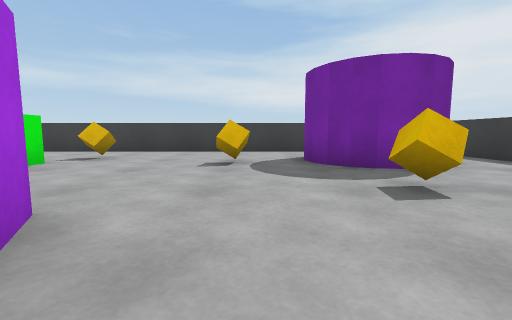
view 1 (above)

18 first-person views from a walk through a scene from a Unity 3-D project. The camera is 0.64 m above the floor, tilts 6° down and sees 90° across. The floor is counted in squares, 1 m on a side. Each view is taken from the middle of a square. On the plan, view 1 faces up. The plan holds only what a view shows up to about 9 squares ahead; the rest is blank. The player character is not drawn.

view 2
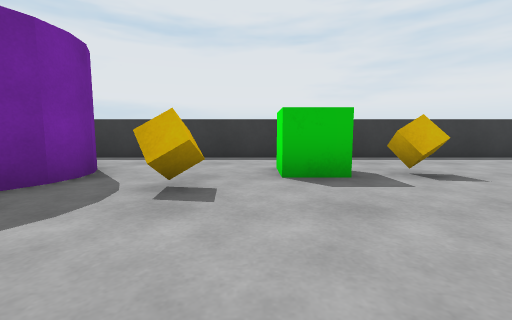

view 3
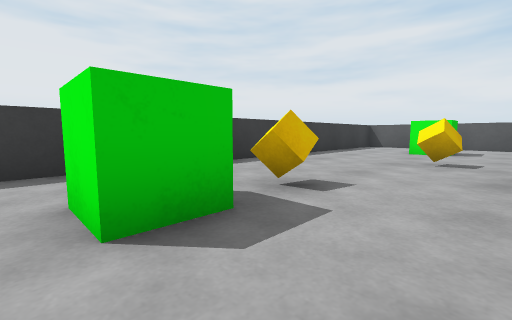

view 4
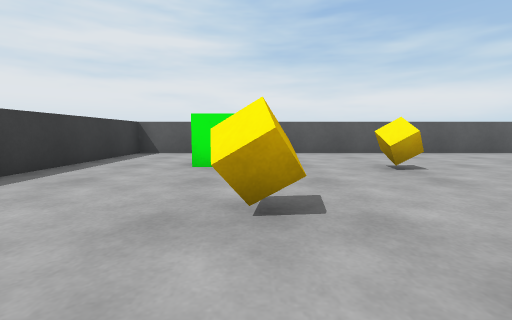

view 5
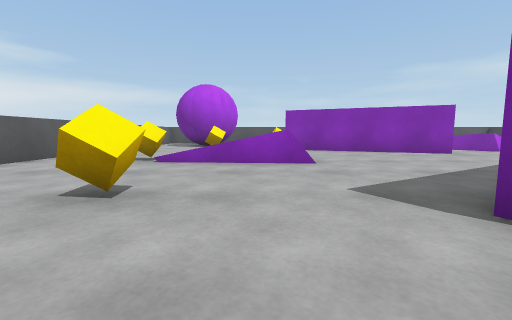

view 6
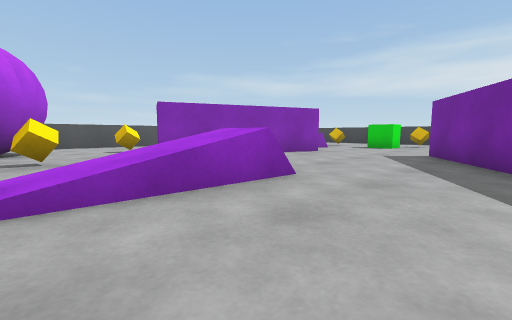

view 7
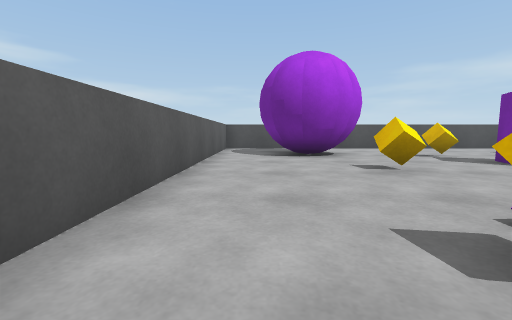

view 8
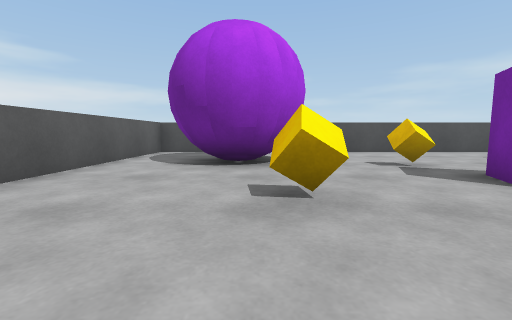

view 9
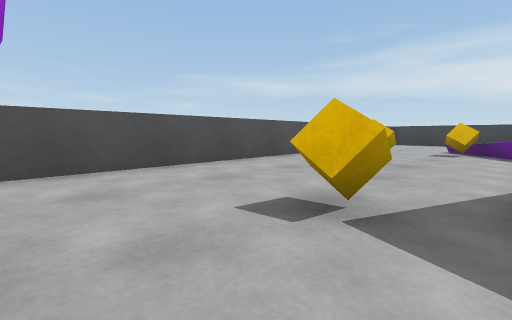

view 10
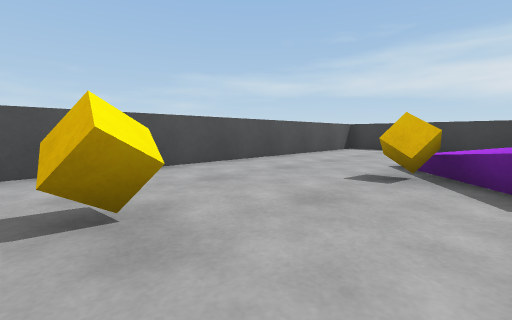

view 11
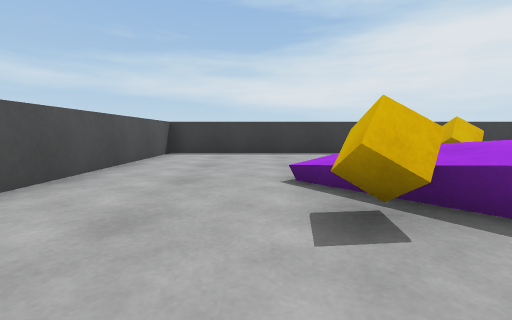

view 12
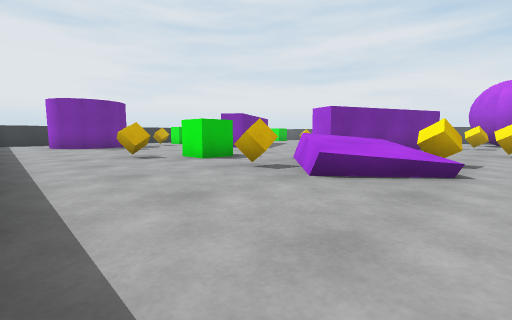

view 13
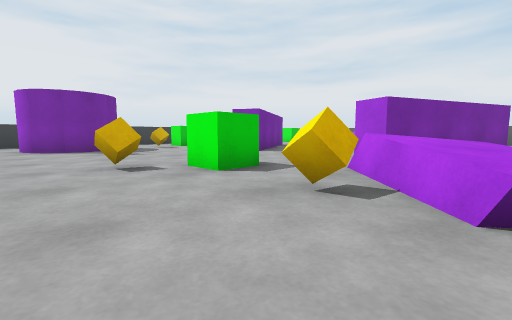

view 14
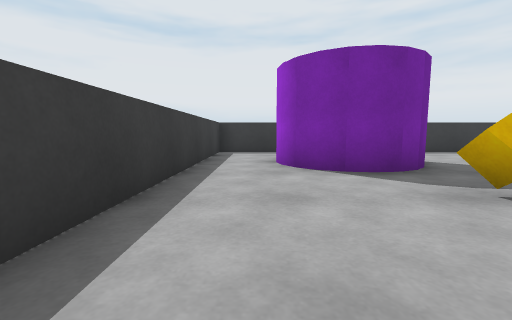

view 15
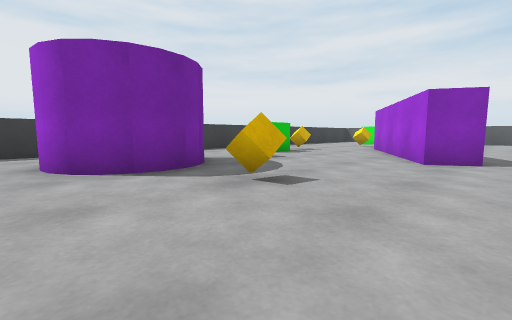

view 16
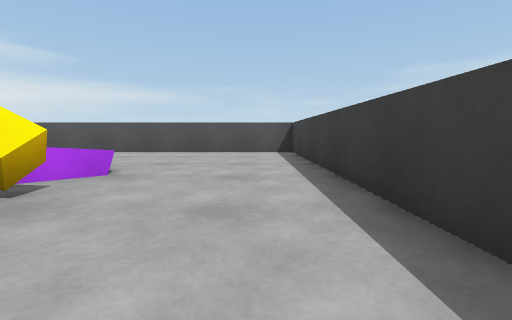

view 17
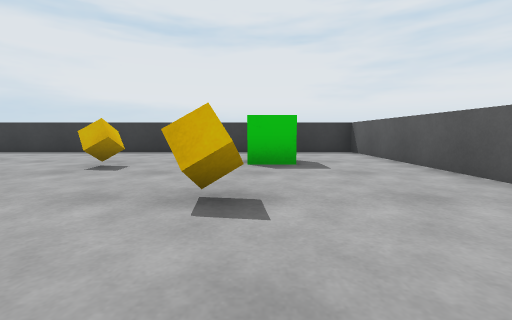

view 18
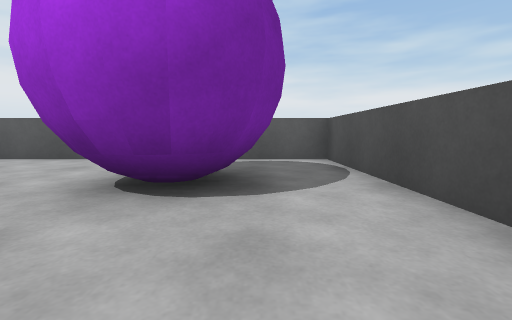

### Floor plan
Key: @ floor where view 1 was taken; # wall or solid block; x gap in a wall; . floor; / step, stairs or slope; = window, fence, low wall or low ledge; ^ raised ledge; C cube; G green cube.
Columns run from 14 left of view 1 to 6 right of it. Each row starts with its distance up from view 1.
 10 #####################
  9 #...................#
  8 #...................#
  7 #...............## .#
  6 #....=....C.....## .#
  5 #...^^=C.G....C.###.#
  4 #...^^^.............#
  3 #...C^^=........C...#
  2 #..... .............#
  1 #..... ##...##...G..#
  0 #..... #....##@.....#
 -1 #..C..##.....##..C..#
 -2 #.....##......#.....#
 -3 #.....#.......#.....#
 -4 #...C..   =.....C...#
 -5 #........./.........#
 -6 #........=/.........#
 -7 #.###..C.//...C.GG..#
 -8 #. ##.....C......G..#
 -9 #..x................#
-10 #####################

Where each view was taken, in squares from view 1:
view 1: 0 up, 0 right, facing up
view 2: 2 up, 1 left, facing right
view 3: 2 up, 1 right, facing down-right
view 4: 2 down, 2 right, facing down
view 5: 5 down, 2 right, facing left
view 6: 7 down, 1 left, facing up-left
view 7: 9 down, 3 left, facing left
view 8: 7 down, 5 left, facing left
view 9: 6 down, 9 left, facing up-left
view 10: 1 down, 9 left, facing up-left
view 11: 1 up, 11 left, facing up
view 12: 9 up, 11 left, facing down-right
view 13: 8 up, 9 left, facing down-right
view 14: 8 up, 3 left, facing right
view 15: 8 up, 3 left, facing down-right
view 16: 8 up, 5 left, facing left
view 17: 7 down, 3 left, facing right
view 18: 4 down, 12 left, facing down
